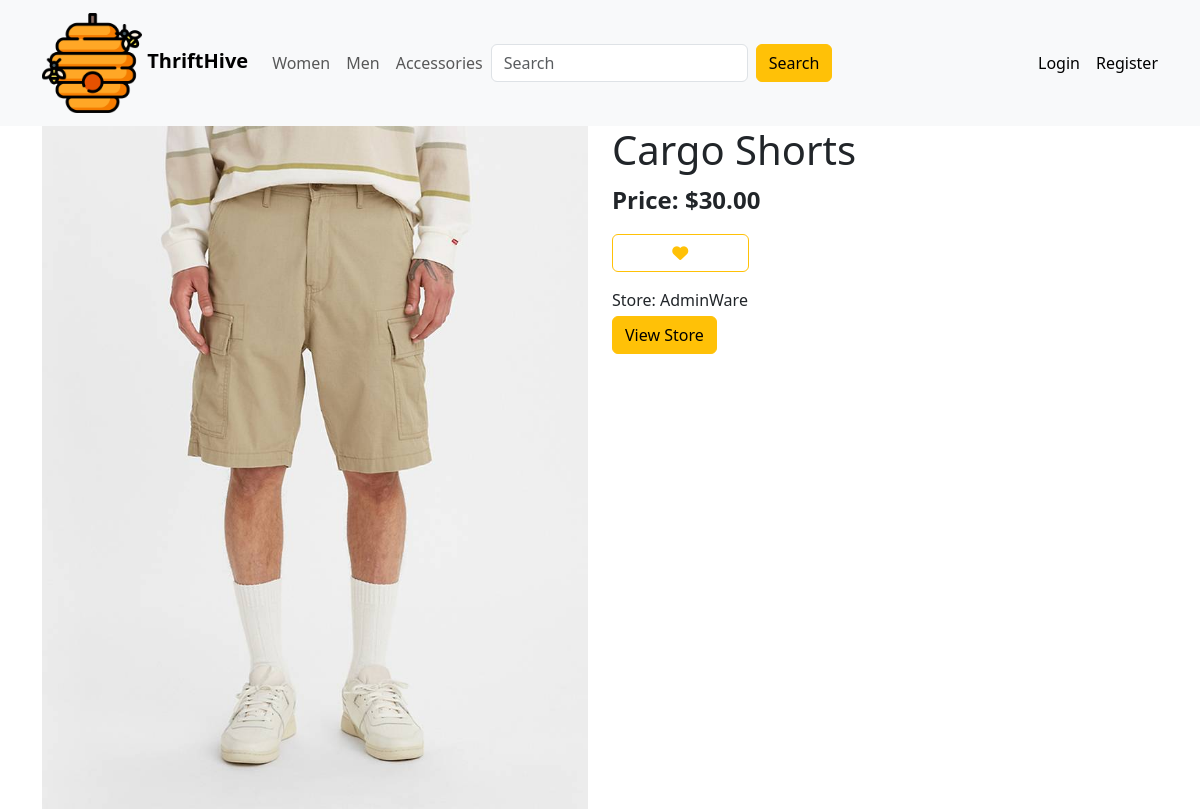
Screenshot of /view/10 with the database file from the repository.
### store/models.py (models this page shows, shortened)
class Item(models.Model):
    SIZES = [
        ('small', 'Small'),
        ('medium', 'Medium'),
        ('large', 'Large'),
    ]
    CATEGORIES = [
        ('women', 'Women'),
        ('men', 'Men'),
        ('accessories', 'Accessories'),
    ]
    STATUS = [
        ('available', 'Available'),
        ('sold', 'Sold'),
        ('in_cart', 'In Cart'),
    ]
    name = models.CharField(max_length=50)
    image = models.ImageField(upload_to="imgs/", blank=False, null=False)
    category = models.CharField(max_length=20, choices=CATEGORIES)
    size = models.CharField(max_length=10, choices=SIZES)
    price = models.DecimalField(max_digits=10, decimal_places=2, blank=False, null=False)
    description = models.TextField(blank=True, null=True)
    status = models.CharField(max_length=10, choices=STATUS, default='available')

class Store(models.Model):
    name = models.CharField(max_length=50)
    owner = models.OneToOneField(User, on_delete=models.CASCADE)
    items = models.ManyToManyField(Item)

### store/views.py (the view)
# urls.py: path('view/<int:id>', item_view, name='item_view'),
def item_view(request, id):
    item = Item.objects.get(id=id)
    store = Store.objects.get(items__id=item.id)
    return render(request, 'item_view.html',{'item': item, 'store': store})

### store/templates/item_view.html (shortened to what this page needs)
{% extends 'index.html' %}
{% block content %}
<div class="container">
    <div class="row">
        <div class="col-md-6">
            <img src="{{ item.image.url }}" class="img-fluid" alt="Product Image">
        </div>
        <div class="col-md-6">
            <h1>{{ item.name }}</h1>
            <p class="fw-bold fs-4">Price: ${{ item.price }}</p>
            <form action="{% url 'add_to_cart' item.id %}" method="POST">
                {% if item.status == 'available' %}
                    <button type="submit" class="btn btn-outline-warning w-25"><i class="fa-solid fa-heart"></i></button>
                {% elif item.status == 'in_cart' %}
                    <button type="submit" class="btn btn-warning w-25"><i class="fa-solid fa-heart"></i></button>
                {% endif %}
            </form>
            <p class="mb-1 mt-3">Store: {{ store.name }}</p>
            <a href="{% url 'store_view' username=store.owner %}" class="btn btn-warning">View Store</a>
        </div>
    </div>
</div>
{% endblock %}

### rows the page displays
Item: image (picture), name "Cargo Shorts", price "30.00"
Store: name "AdminWare"
